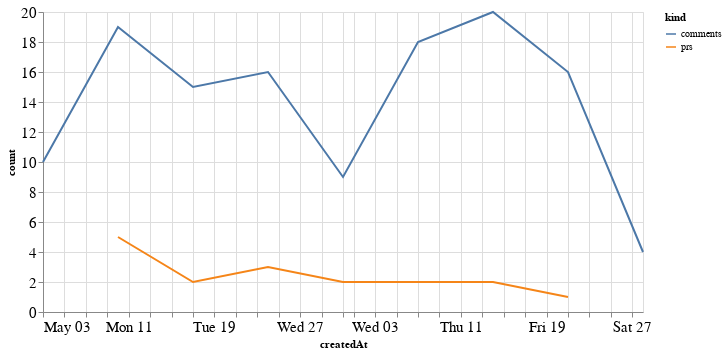

Notebook cell for this chart:
### Code cell
alt.Chart(total_time, width=600).mark_line().encode(
    x='createdAt',
    y='count',
    color='kind'
)

### Figure 1 — Vega-Lite specification as saved in the notebook (floating-point values rounded to 4 significant figures)
{"config": {"axisLeft": {"labelFontSize": 15}, "axisBottom": {"labelFontSize": 15}}, "data": {"name": "data-b511d9b7c2aa6473c44a3142f5be77ae"}, "mark": "line", "encoding": {"color": {"type": "nominal", "field": "kind"}, "x": {"type": "temporal", "field": "createdAt"}, "y": {"type": "quantitative", "field": "count"}}, "width": 600, "$schema": "https://vega.github.io/schema/vega-lite/v4.8.1.json", "datasets": {"data-b511d9b7c2aa6473c44a3142f5be77ae": [{"createdAt": "2020-05-10T00:00:00", "kind": "prs", "count": 5.0}, {"createdAt": "2020-05-17T00:00:00", "kind": "prs", "count": 2.0}, {"createdAt": "2020-05-24T00:00:00", "kind": "prs", "count": 3.0}, {"createdAt": "2020-05-31T00:00:00", "kind": "prs", "count": 2.0}, {"createdAt": "2020-06-07T00:00:00", "kind": "prs", "count": 2.0}, {"createdAt": "2020-06-14T00:00:00", "kind": "prs", "count": 2.0}, {"createdAt": "2020-06-21T00:00:00", "kind": "prs", "count": 1.0}, {"createdAt": "2020-05-03T00:00:00", "kind": "prs", "count": null}, {"createdAt": "2020-06-28T00:00:00", "kind": "prs", "count": null}, {"createdAt": "2020-05-10T00:00:00", "kind": "comments", "count": 19.0}, {"createdAt": "2020-05-17T00:00:00", "kind": "comments", "count": 15.0}, {"createdAt": "2020-05-24T00:00:00", "kind": "comments", "count": 16.0}, {"createdAt": "2020-05-31T00:00:00", "kind": "comments", "count": 9.0}, {"createdAt": "2020-06-07T00:00:00", "kind": "comments", "count": 18.0}, {"createdAt": "2020-06-14T00:00:00", "kind": "comments", "count": 20.0}, {"createdAt": "2020-06-21T00:00:00", "kind": "comments", "count": 16.0}, {"createdAt": "2020-05-03T00:00:00", "kind": "comments", "count": 10.0}, {"createdAt": "2020-06-28T00:00:00", "kind": "comments", "count": 4.0}]}}
